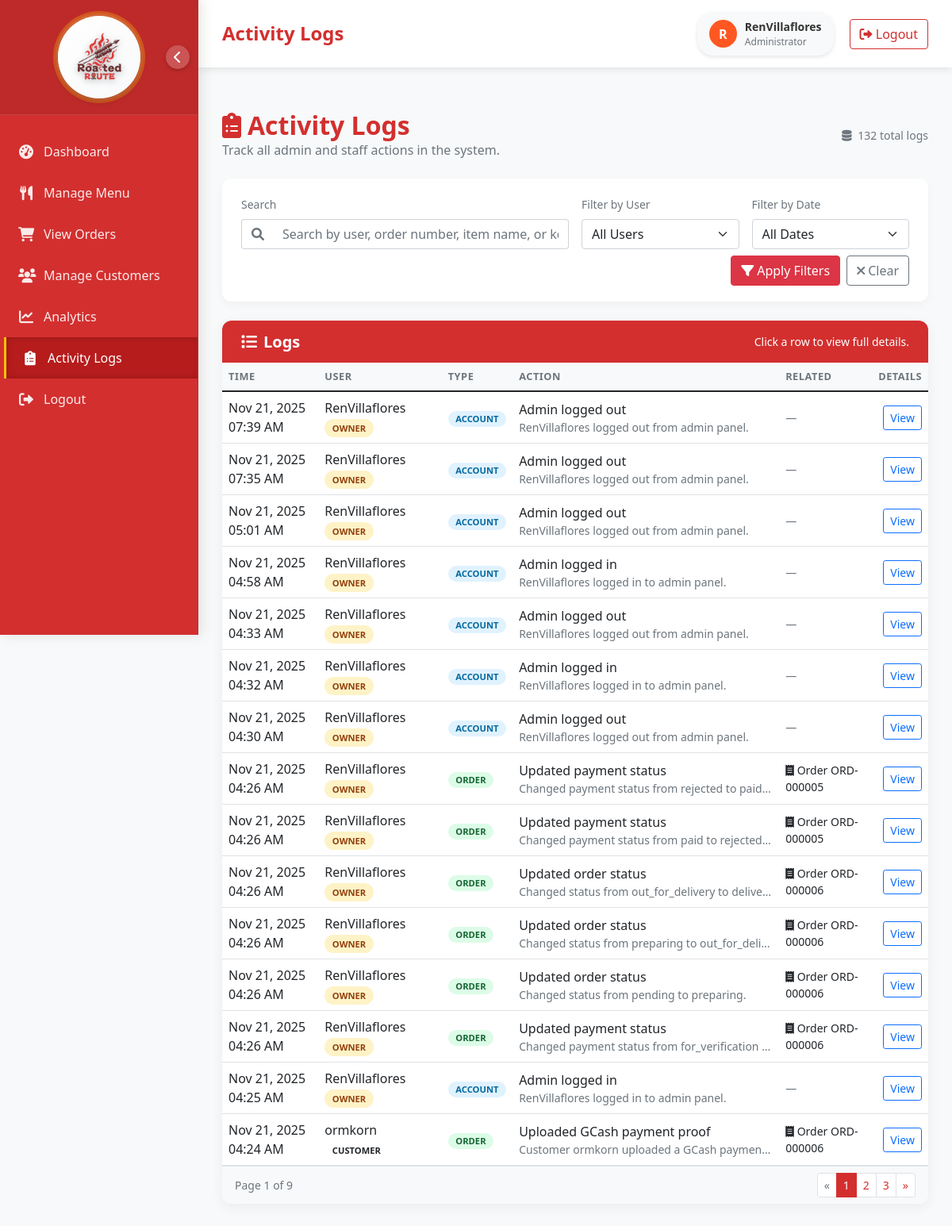
The page /activity-logs/ (signed in) on the database its author committed.
### roasted_app/models.py (models this page shows, shortened)
class ActivityLog(models.Model):
    CATEGORY_CHOICES = [
        ('account', 'Account'),
        ('order', 'Order'),
        ('menu', 'Menu'),
    ]
    user = models.ForeignKey(User, on_delete=models.SET_NULL, null=True, blank=True, related_name='activity_logs')
    user_role = models.CharField(max_length=50, blank=True)
    action = models.CharField(max_length=255)
    category = models.CharField(max_length=20, choices=CATEGORY_CHOICES)
    description = models.TextField(blank=True)
    order = models.ForeignKey(Order, on_delete=models.SET_NULL, null=True, blank=True, related_name='activity_logs')
    menu_item = models.ForeignKey(MenuItem, on_delete=models.SET_NULL, null=True, blank=True, related_name='activity_logs')
    order_number = models.CharField(max_length=50, blank=True)
    item_name = models.CharField(max_length=100, blank=True)
    timestamp = models.DateTimeField(auto_now_add=True)
    class Meta:
        ordering = ['-timestamp']

### roasted_app/views.py (the view, shortened to what this page needs)
# urls.py: path('activity-logs/', views.activity_logs, name='activity_logs'),
@staff_member_required
def activity_logs(request):
    logs = ActivityLog.objects.select_related('user', 'order', 'menu_item').all()
    query = request.GET.get('q', '').strip()
    user_filter = request.GET.get('user_filter', '').strip()
    if user_filter in ['Admin', 'Owner']:
        logs = logs.filter(user_role=user_filter)
    date_filter = request.GET.get('date_filter', '').strip()
    now = timezone.now()
    if date_filter == 'today':
        logs = logs.filter(timestamp__date=now.date())
    elif date_filter == '7':
        logs = logs.filter(timestamp__gte=now - timedelta(days=7))
    elif date_filter == '30':
        logs = logs.filter(timestamp__gte=now - timedelta(days=30))
    paginator = Paginator(logs, 15)
    page = request.GET.get('page')
    logs_page = paginator.get_page(page)
    context = {
        'logs_page': logs_page,
        'query': query,
        'user_filter': user_filter,
        'date_filter': date_filter,
        'user_filter_choices': ['Admin', 'Owner'],
    }
    return render(request, 'activity_logs.html', context)

### templates/activity_logs.html (shortened to what this page needs)
{% extends 'admin_base.html' %}
{% block nav_activity_logs_active %}active{% endblock %}
{% block page_header %}Activity Logs{% endblock %}
{% block content %}
    <div class="activity-logs-wrapper py-4">
        <div class="page-header d-flex justify-content-between align-items-center">
            <div>
                <h2 class="m-0"><i class="fas fa-clipboard-list me-2"></i>Activity Logs</h2>
                <p>Track all admin and staff actions in the system.</p>
            </div>
            <div class="text-muted small">
                <i class="fas fa-database me-1"></i>
                {% if logs_page %}
                    {{ logs_page.paginator.count }} total logs
                {% else %}
                    0 logs
                {% endif %}
            </div>
        </div>
        <div class="filter-card">
            <form method="get" class="row gy-2 gx-3 align-items-end">
                <div class="col-md-6">
                    <label for="searchInput" class="form-label small text-muted">Search</label>
                    <div class="input-group">
                        <span class="input-group-text bg-white border-end-0"><i class="fas fa-search text-muted"></i></span>
                        <input type="text" class="form-control border-start-0" id="searchInput" name="q" placeholder="Search by user, order number, item name, or keyword..." value="{{ query }}">
                    </div>
                </div>
                <div class="col-md-3">
                    <label for="userFilter" class="form-label small text-muted">Filter by User</label>
                    <select class="form-select" id="userFilter" name="user_filter">
                        <option value="">All Users</option>
                    </select>
                </div>
                <div class="col-md-3">
                    <label for="dateFilter" class="form-label small text-muted">Filter by Date</label>
                    <select class="form-select" id="dateFilter" name="date_filter">
                        <option value="">All Dates</option>
                    </select>
                </div>
                <div class="col-md-12 mt-2 d-flex justify-content-end">
                    <button type="submit" class="btn btn-danger me-2">
                        <i class="fas fa-filter me-1"></i>Apply Filters
                    </button>
                    <a href="{% url 'activity_logs' %}" class="btn btn-outline-secondary">
                        <i class="fas fa-times me-1"></i>Clear
                    </a>
                </div>
            </form>
        </div>
        <div class="table-card">
            <div class="table-card-header">
                <h5 class="mb-0"><i class="fas fa-list me-2"></i>Logs</h5>
                <span class="small">Click a row to view full details.</span>
            </div>
            <div class="table-responsive">
                <table class="table table-hover mb-0 align-middle">
                    <thead>
                        <tr>
                            <th style="width: 18%;">Time</th>
                            <th style="width: 20%;">User</th>
                            <th style="width: 10%;">Type</th>
                            <th>Action</th>
                            <th style="width: 16%;">Related</th>
                            <th style="width: 8%;" class="text-end">Details</th>
                        </tr>
                    </thead>
                    <tbody>
                        {% if logs_page and logs_page.object_list %}
                            {% for log in logs_page %}
                            <tr class="log-row">
                                <td>{{ log.timestamp|date:"M d, Y h:i A" }}</td>
                                <td>
                                    {% if log.user %}
                                        <div class="fw-semibold">{{ log.user.username }}</div>
                                    {% else %}
                                        <div class="fw-semibold text-muted">System</div>
                                    {% endif %}
                                    {% if log.user_role %}
                                        <span class="badge-role
                                            {% if log.user_role == 'Owner' %}badge-owner
                                            {% elif log.user_role == 'Admin' %}badge-admin
                                            {% endif %}">
                                            {{ log.user_role }}
                                        </span>
                                    {% endif %}
                                </td>
                                <td>
                                    <span class="badge badge-category text-uppercase small
                                        {% if log.category == 'account' %}badge-category-account
                                        {% elif log.category == 'order' %}badge-category-order
                                        {% elif log.category == 'menu' %}badge-category-menu
                                        {% endif %}">
                                        {{ log.category }}
                                    </span>
                                </td>
                                <td>
                                    <div class="fw-semibold">{{ log.action }}</div>
                                    {% if log.description %}
                                        <div class="small text-muted text-truncate" style="max-width: 320px;">
                                            {{ log.description }}
                                        </div>
                                    {% endif %}
                                </td>
                                <td>
                                    {% if log.order_number %}
                                        <div class="small"><i class="fas fa-receipt me-1"></i>Order {{ log.order_number }}</div>
                                    {% endif %}
                                    {% if not log.order_number and not log.item_name %}
                                        <span class="small text-muted">—</span>
                                    {% endif %}
                                </td>
                                <td class="text-end">
                                    <button type="button"
                                            class="btn btn-sm btn-outline-primary view-log-btn"
                                            data-bs-toggle="modal"
                                            data-bs-target="#logDetailsModal"
                                            data-time="{{ log.timestamp|date:'M d, Y h:i A' }}"
                                            data-user="{% if log.user %}{{ log.user.username }}{% else %}System{% endif %}"
                                            data-role="{{ log.user_role }}"
                                            data-category="{{ log.category }}"
                                            data-order="{{ log.order_number }}"
                                            data-item="{{ log.item_name }}"
                                            data-action="{{ log.action|escape }}"
                                            data-description="{{ log.description|default:'No additional details.'|escape }}">
                                        View
                                    </button>
                                </td>
                            </tr>
                            {% endfor %}
                        {% endif %}
                    </tbody>
                </table>
            </div>
            {% if logs_page and logs_page.paginator.num_pages > 1 %}
            <div class="d-flex justify-content-between align-items-center px-3 py-2 border-top bg-light">
                <div class="small text-muted">
                    Page {{ logs_page.number }} of {{ logs_page.paginator.num_pages }}
                </div>
                <nav>
                    <ul class="pagination pagination-sm mb-0">
                        {% if logs_page.has_previous %}
                            <li class="page-item">
                                <a class="page-link" href="?page={{ logs_page.previous_page_number }}&q={{ query }}&user_filter={{ user_filter }}&date_filter={{ date_filter }}" aria-label="Previous">
                                    <span aria-hidden="true">&laquo;</span>
                                </a>
                            </li>
                        {% else %}
                            <li class="page-item disabled"><span class="page-link">&laquo;</span></li>
                        {% endif %}
                        {% for num in logs_page.paginator.page_range %}
                            {% if num == logs_page.number %}
                                <li class="page-item active"><span class="page-link">{{ num }}</span></li>
                            {% elif num >= logs_page.number|add:'-2' and num <= logs_page.number|add:'2' %}
                                <li class="page-item"><a class="page-link" href="?page={{ num }}&q={{ query }}&user_filter={{ user_filter }}&date_filter={{ date_filter }}">{{ num }}</a></li>
                            {% endif %}
                        {% endfor %}
                        {% if logs_page.has_next %}
                            <li class="page-item">
                                <a class="page-link" href="?page={{ logs_page.next_page_number }}&q={{ query }}&user_filter={{ user_filter }}&date_filter={{ date_filter }}" aria-label="Next">
                                    <span aria-hidden="true">&raquo;</span>
                                </a>
                            </li>
                        {% else %}
                            <li class="page-item disabled"><span class="page-link">&raquo;</span></li>
                        {% endif %}
                    </ul>
                </nav>
            </div>
            {% endif %}
        </div>
    </div>
{% endblock %}

### templates/admin_base.html (shortened to what this page needs)
<!DOCTYPE html>
{% load static %}
<html lang="en">
<head>
    <link href="https://cdn.jsdelivr.net/npm/bootstrap@5.1.3/dist/css/bootstrap.min.css" rel="stylesheet">
    <link rel="stylesheet" href="https://cdnjs.cloudflare.com/ajax/libs/font-awesome/6.0.0/css/all.min.css">
</head>
<body>
    <div class="dashboard-container">
        <div class="sidebar" id="sidebar">
            <div class="sidebar-header">
                <a href="{% url 'admin_dashboard' %}" class="sidebar-brand">
                    <div class="sidebar-logo">
                        <img src="{% static 'imgs/Final_Logo.png' %}" alt="Roasted Route">
                    </div>
                </a>
                <button class="toggle-btn" id="toggleSidebar" title="Toggle Sidebar" aria-label="Toggle Sidebar">
                    <i class="fas fa-chevron-left"></i>
                </button>
            </div>
            <div class="sidebar-menu">
                <a href="{% url 'admin_dashboard' %}" class="menu-item {% block nav_dashboard_active %}{% endblock %}">
                    <i class="fas fa-tachometer-alt"></i>
                    <span class="menu-text">Dashboard</span>
                </a>
                <a href="{% url 'menu_management' %}" class="menu-item {% block nav_menu_active %}{% endblock %}">
                    <i class="fas fa-utensils"></i>
                    <span class="menu-text">Manage Menu</span>
                </a>
                <a href="{% url 'view_orders' %}" class="menu-item {% block nav_orders_active %}{% endblock %}">
                    <i class="fas fa-shopping-cart"></i>
                    <span class="menu-text">View Orders</span>
                </a>
                <a href="{% url 'manage_customers' %}" class="menu-item {% block nav_customers_active %}{% endblock %}">
                    <i class="fas fa-users"></i>
                    <span class="menu-text">Manage Customers</span>
                </a>
                <a href="{% url 'analytics' %}" class="menu-item {% block nav_analytics_active %}{% endblock %}">
                    <i class="fas fa-chart-line"></i>
                    <span class="menu-text">Analytics</span>
                </a>
                <a href="{% url 'activity_logs' %}" class="menu-item {% block nav_activity_logs_active %}{% endblock %}">
                    <i class="fas fa-clipboard-list"></i>
                    <span class="menu-text">Activity Logs</span>
                </a>
                <a href="{% url 'logout' %}" class="menu-item">
                    <i class="fas fa-sign-out-alt"></i>
                    <span class="menu-text">Logout</span>
                </a>
            </div>
        </div>
        <div class="main-content" id="mainContent">
            <div class="header">
                <div class="header-left">
                    <h1>{% block page_header %}Admin{% endblock %}</h1>
                </div>
                <div class="header-right">
                    <div class="user-profile">
                        <div class="user-avatar">
                            {{ request.user.first_name|first|default:request.user.username|first|upper }}
                        </div>
                        <div class="user-info">
                            <div class="user-name">
                                {% if request.user.get_full_name %}
                                    {{ request.user.get_full_name }}
                                {% else %}
                                    {{ request.user.username }}
                                {% endif %}
                            </div>
                            <div class="user-role">
                                {% if request.user.is_staff %}
                                    Administrator
                                {% else %}
                                    User
                                {% endif %}
                            </div>
                        </div>
                    </div>
                    <a href="{% url 'logout' %}" class="btn btn-outline-danger">
                        <i class="fas fa-sign-out-alt"></i> Logout
                    </a>
                </div>
            </div>
            <div class="content">
                {% block content %}{% endblock %}
            </div>
        </div>
    </div>
</body>
</html>

### rows shown on the page
ActivityLog: timestamp "Nov 21, 2025 07:39 AM", user.username "RenVillaflores", user_role "OWNER", category "ACCOUNT", action "Admin logged out", description "RenVillaflores logged out from admin panel."
ActivityLog: timestamp "Nov 21, 2025 07:35 AM", user.username "RenVillaflores", user_role "OWNER", category "ACCOUNT", action "Admin logged out", description "RenVillaflores logged out from admin panel."
ActivityLog: timestamp "Nov 21, 2025 05:01 AM", user.username "RenVillaflores", user_role "OWNER", category "ACCOUNT", action "Admin logged out", description "RenVillaflores logged out from admin panel."
ActivityLog: timestamp "Nov 21, 2025 04:58 AM", user.username "RenVillaflores", user_role "OWNER", category "ACCOUNT", action "Admin logged in", description "RenVillaflores logged in to admin panel."
ActivityLog: timestamp "Nov 21, 2025 04:33 AM", user.username "RenVillaflores", user_role "OWNER", category "ACCOUNT", action "Admin logged out", description "RenVillaflores logged out from admin panel."
ActivityLog: timestamp "Nov 21, 2025 04:32 AM", user.username "RenVillaflores", user_role "OWNER", category "ACCOUNT", action "Admin logged in", description "RenVillaflores logged in to admin panel."
ActivityLog: timestamp "Nov 21, 2025 04:30 AM", user.username "RenVillaflores", user_role "OWNER", category "ACCOUNT", action "Admin logged out", description "RenVillaflores logged out from admin panel."
ActivityLog: timestamp "Nov 21, 2025 04:26 AM", user.username "RenVillaflores", user_role "OWNER", category "ORDER", action "Updated payment status", description "Changed payment status from rejected to paid…", order_number "ORD-000005"
ActivityLog: timestamp "Nov 21, 2025 04:26 AM", user.username "RenVillaflores", user_role "OWNER", category "ORDER", action "Updated payment status", description "Changed payment status from paid to rejected…", order_number "ORD-000005"
ActivityLog: timestamp "Nov 21, 2025 04:26 AM", user.username "RenVillaflores", user_role "OWNER", category "ORDER", action "Updated order status", description "Changed status from out_for_delivery to delive…", order_number "ORD-000006"
ActivityLog: timestamp "Nov 21, 2025 04:26 AM", user.username "RenVillaflores", user_role "OWNER", category "ORDER", action "Updated order status", description "Changed status from preparing to out_for_deli…", order_number "ORD-000006"
ActivityLog: timestamp "Nov 21, 2025 04:26 AM", user.username "RenVillaflores", user_role "OWNER", category "ORDER", action "Updated order status", description "Changed status from pending to preparing.", order_number "ORD-000006"
ActivityLog: timestamp "Nov 21, 2025 04:26 AM", user.username "RenVillaflores", user_role "OWNER", category "ORDER", action "Updated payment status", description "Changed payment status from for_verification…", order_number "ORD-000006"
ActivityLog: timestamp "Nov 21, 2025 04:25 AM", user.username "RenVillaflores", user_role "OWNER", category "ACCOUNT", action "Admin logged in", description "RenVillaflores logged in to admin panel."
ActivityLog: timestamp "Nov 21, 2025 04:24 AM", user.username "ormkorn", user_role "CUSTOMER", category "ORDER", action "Uploaded GCash payment proof", description "Customer ormkorn uploaded a GCash paymen…", order_number "ORD-000006"

### other values the page prints
{{ request.user.username }} "RenVillaflores"
{{ logs_page.paginator.count }} "132"
{{ logs_page.number }} "1"
{{ logs_page.paginator.num_pages }} "9"
{{ num }} "1"
{{ num }} "2" "3"
